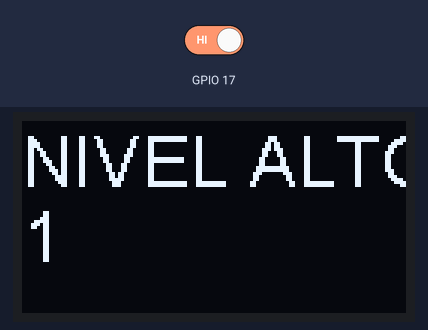
Recording of a sketch running on a simulated ESP32. Parts: 128×64 one-colour display. Inputs (shaded band) come from the test bench; at power-on: GPIO 17 HIGH.

Above: at 5.6 s.
5.7 s: GPIO 17 driven LOW
At 11.1 s:
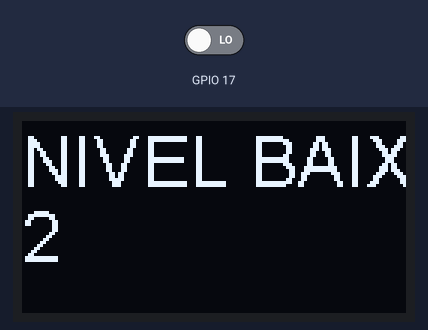
16.5 s: GPIO 17 driven HIGH
At 21.2 s:
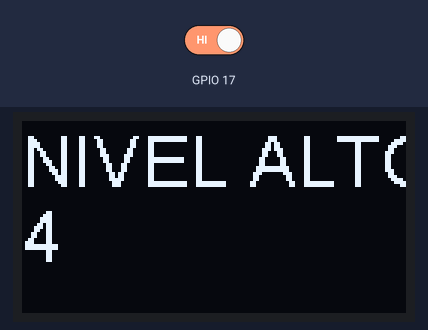
26.5 s: GPIO 17 driven LOW
At 31.3 s:
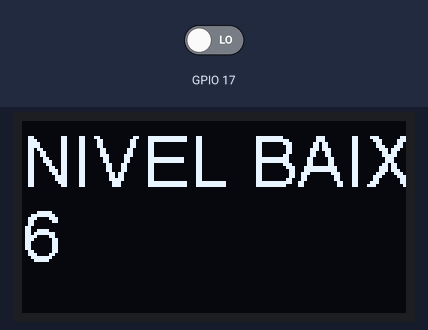
Timing chart, 0 to 32.8 s (numbered marks = the images above; inputs shaded):
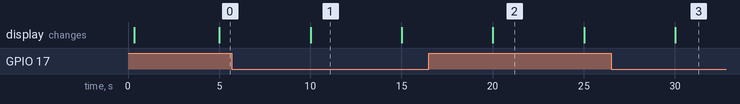

The sketch:

nivel_agua_sender.ino
```cpp
#include "heltec.h"
#define BAND 915E6
#define INTERVAL 5000
int contador=0;
long lastSendTime = 0;
int cont_pacotes_enviados=0;
void send() {
  if(digitalRead(17)==0){
    cont_pacotes_enviados++;
    String C=(String)cont_pacotes_enviados;
    Heltec.display->drawString(0, 0, "NIVEL BAIXO");
    Heltec.display->drawString(0, 25, C);
    Heltec.display->display();
    Heltec.display->clear();
    LoRa.beginPacket();
    LoRa.print("NIVEL/BAIXO");
    LoRa.endPacket();
  }
  else{
    cont_pacotes_enviados++;
    String C=(String)cont_pacotes_enviados;
    Heltec.display->drawString(0, 0, "NIVEL ALTO");
    Heltec.display->drawString(0, 25, C);
    Heltec.display->display();
    Heltec.display->clear();
    LoRa.beginPacket();
    LoRa.print("NIVEL/ALTO");
    LoRa.endPacket();
  }
}
void setup () {
  Heltec.begin(true, true, true, true, BAND);
  pinMode(17, INPUT);
  Heltec.display->clear();
  Heltec.display->display();
  Heltec.display->screenRotate(ANGLE_180_DEGREE);
  Heltec.display->setFont(ArialMT_Plain_24);
  Heltec.display->setContrast(25);
  Heltec.display->clear();
}
void loop () {

  if (millis() - lastSendTime > INTERVAL){
    lastSendTime = millis();
  send();
  }
}
```

Measured:
- what the display in image 1 shows lasts 5.0 s, from 10.0 s to 15.0 s
